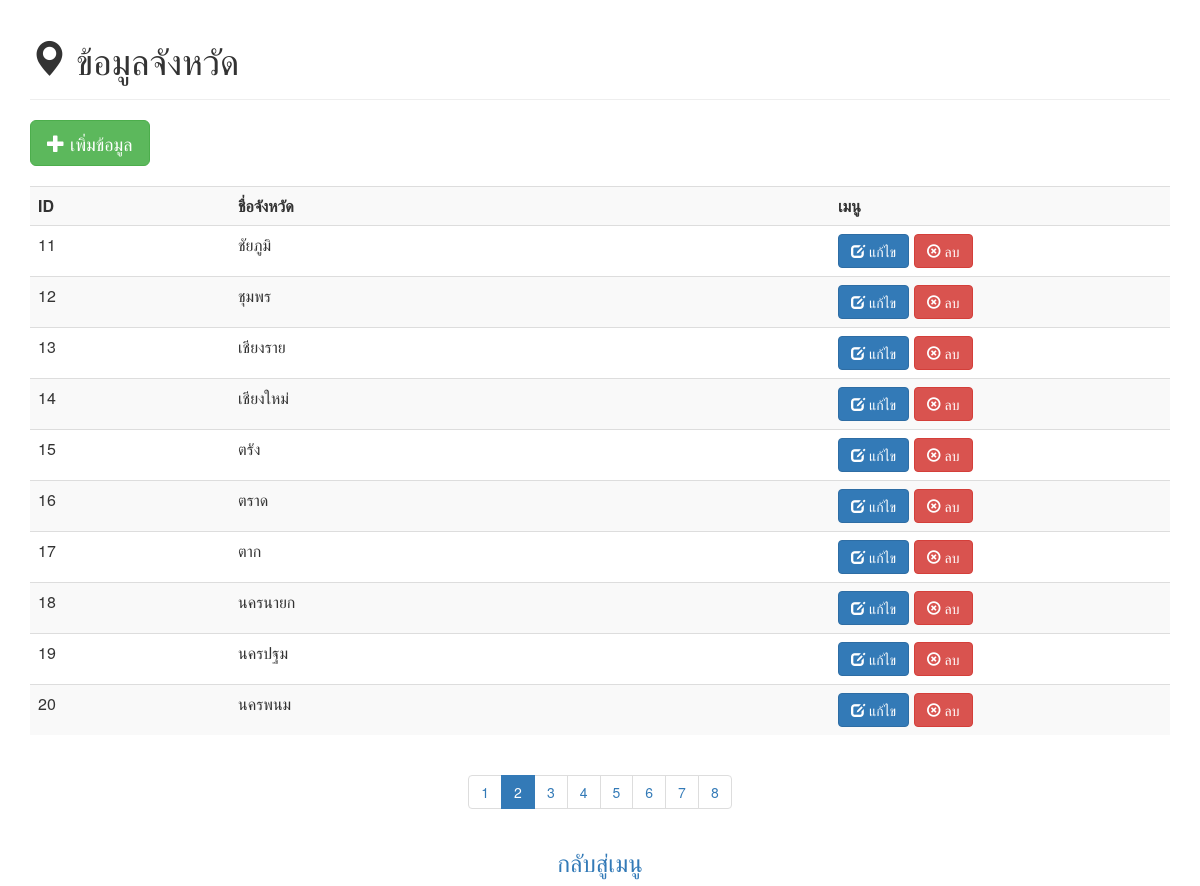
The app's page /province.php?page=2 with its own data.
### tables this page shows
CREATE TABLE `provinces` (
  `pid` int(11) NOT NULL,
  `pname` varchar(100) NOT NULL
);

### province.php (the view, shortened to what this page needs)
<?php require('dbconfig.php'); ?>
<html>
<head>
<link href="https://maxcdn.bootstrapcdn.com/bootstrap/3.3.7/css/bootstrap.min.css" rel="stylesheet">
</head>
<body>
<?php
$sql = "SELECT * FROM provinces";
$result = mysqli_query($cnn,$sql);
$count = mysqli_num_rows($result);
$count = ceil($count/10);
$page = $_GET['page'];
$start = ($page - 1) * 10;
 ?>
  <div class="container">
    <div class="page-header">
       <h1><span class="glyphicon glyphicon-map-marker"></span> ข้อมูลจังหวัด</h1>
     </div>
     <button class="btn btn-success btn-lg" onclick="window.location.href='addprovince.php';"> <span class="glyphicon glyphicon-plus"></span> เพิ่มข้อมูล </button>
<br><br>
     <table class="table table-striped">
  <tr>
    <th width="200">ID</th>
    <th width="600">ชื่อจังหวัด</th>
    <th>เมนู</th>
</tr>
<?php
$sql    = "SELECT * FROM provinces LIMIT $start , 10";
  $result = mysqli_query($cnn, $sql);
foreach ($result as $province) {
    echo '<tr>';
    echo '<td width="200">' . $province['pid'] . '</td>';
    echo '<td width="600">' . $province['pname'] . '</td>';
    echo '<td><a href="editprovince.php?id='. $province['pid'] .'"><button class="btn btn-primary"><span class="glyphicon glyphicon-edit"></span> แก้ไข</button></a>';
    echo '&nbsp;<a href="deleteprovince.php?id='. $province['pid'] .'"><button class="btn btn-danger"><span class="glyphicon glyphicon-remove-circle"></span> ลบ</button></a></td>';
    echo '</tr>';
}
?>
</table>
<center>
<ul class="pagination">
<?php
for ($i = 1; $i <= $count; $i++) {
        if($i == $page) {
        echo "<li class='active'><a href='?page=" . $i . "'>" . $i . "</a></li>";
      } else {
        echo "<li><a href='?page=" . $i . "'>" . $i . "</a></li>";
      }
}
?>
</ul>
</center>
<center><h3><a href="index.php">กลับสู่เมนู</a></h3></center>
</div>
</body>
</html>

### records on screen
provinces: pid "11", pname "ชัยภูมิ"
provinces: pid "12", pname "ชุมพร"
provinces: pid "13", pname "เชียงราย"
provinces: pid "14", pname "เชียงใหม่"
provinces: pid "15", pname "ตรัง"
provinces: pid "16", pname "ตราด"
provinces: pid "17", pname "ตาก"
provinces: pid "18", pname "นครนายก"
provinces: pid "19", pname "นครปฐม"
provinces: pid "20", pname "นครพนม"
